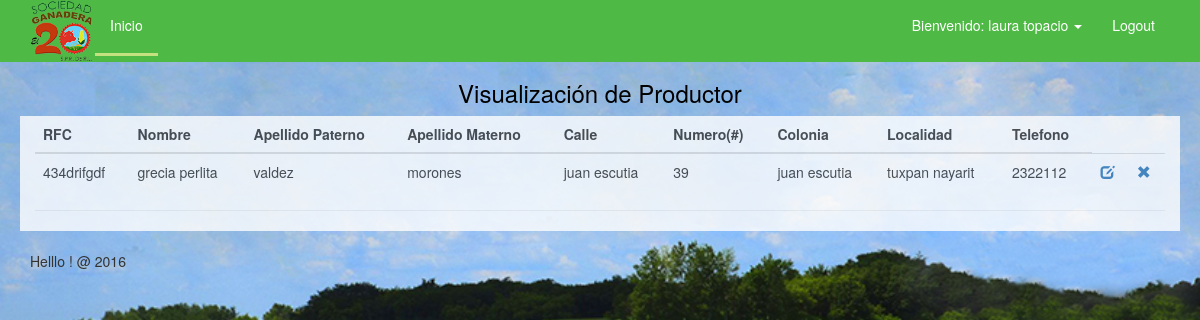
Screenshot of /productor/mostrar_productor.php?pk_productor=1 (signed in) with the database file from the repository.
### tables this page shows
CREATE TABLE `productor` (
  `pk_productor` smallint(6) NOT NULL,
  `rfc` varchar(13) NOT NULL,
  `nombre` varchar(40) NOT NULL,
  `apellidop` varchar(40) NOT NULL,
  `apellidom` varchar(40) NOT NULL,
  `calle` varchar(40) NOT NULL,
  `numero` int(11) NOT NULL,
  `colonia` varchar(50) NOT NULL,
  `localidad` varchar(50) NOT NULL,
  `telefono` bigint(20) NOT NULL
);

### productor/mostrar_productor.php (the view, shortened to what this page needs)
<?php
class productor
{
	public function __construct()
	{
		$this ->_db = new mysqli("localhost", "root", "", "cosecha");
	}
}
class productorModelo extends productor
{
	public function get_productor()
	{
		$pk = $_REQUEST['pk_productor'];
		$result = $this->_db->query("SELECT pk_productor, rfc, nombre, apellidop, apellidom, calle, numero, colonia, localidad, telefono from productor where pk_productor='$pk' ");
		$productor =$result->fetch_all(MYSQLI_ASSOC);
		return $productor;
	}
}
$productorModelo = new productorModelo();
$a_productor = $productorModelo->get_productor();
?>
<!DOCTYPE html>
<html lang="en">
<head>
	<link rel="stylesheet" href="../bootstrap/css/bootstrap.min.css" media="screen" title="no title" charset="utf-8">
    <link rel="stylesheet" type="text/css" href="../bootstrap/css/styleMenu.css" media="screen" charset="utf-8">
</head>
<body>
	<div class="container">
		<div class="row">
			<div class="col-12">
				<?php require('../menu/menuGeneral.php') ?>
			</div>
		</div>
			<div class="row">
        <div class="col-lg-12" id="cabezera">
            <h3 align="center">Visualización de Productor</h3>
        </div>
    <div class="row">
        <div class="col-lg-12 table-responsive" id="formProdu">
            <table class="table" id="table" >
                <thead>
                    <tr>
                        <th>RFC</th>
                        <th>Nombre</th>
                        <th>Apellido Paterno</th>
                        <th>Apellido Materno</th>
                        <th>Calle</th>
                        <th>Numero(#)</th>
                        <th>Colonia</th>
                        <th>Localidad</th>
                        <th>Telefono</th>
                    </tr>
                </thead>
                <tbody>
                    <tr>
						<?php foreach($a_productor as $row): ?>
							<tr>
							<?php $PK = $row['pk_productor']; ?>
								<td><?php echo $row['rfc']; ?></td>
								<td><?php echo $row['nombre']; ?></td>
								<td><?php echo $row['apellidop']; ?></td>
								<td><?php echo $row['apellidom']; ?></td>
								<td><?php echo $row['calle']; ?></td>
								<td><?php echo $row['numero']; ?></td>
								<td><?php echo $row['colonia']; ?></td>
								<td><?php echo $row['localidad']; ?></td>
								<td><?php echo $row['telefono']; ?></td>
								<td>
						           <a href='modificar_productor.php?pk_productor=<?php echo $PK; ?>' onclick="return confirm('Aviso: \n¿Desea modificar el Productor?','Confirmar')"><span class="glyphicon glyphicon-edit"></span></a>
								</td>
								<td>
									<a href='eliminar_productor.php?pk_productor=<?php echo $PK; ?>' onclick="return confirm('Aviso: \n¿Desea eliminar este Productor Definitivamente?','Confirmar')"><span class="glyphicon glyphicon-remove"></span></a>
								</td>
							</tr>
							<?php
							endforeach;
							 ?>
                    </tr>
                </tbody>
            </table>
            <hr>
        </div>
    </div>
	</div>
	</div>
	<br>
	<footer>
		<div class="container">
			<span align="center"> Helllo ! @ 2016</span>
		</div>
	</footer>
</body>
</html>

### rows the page displays
productor: rfc "434drifgdf", nombre "grecia perlita", apellidop "valdez", apellidom "morones", calle "juan escutia", numero "39", colonia "juan escutia", localidad "tuxpan nayarit", telefono "2322112"

### other values shown
$_SESSION["nombre"] "laura topacio"
